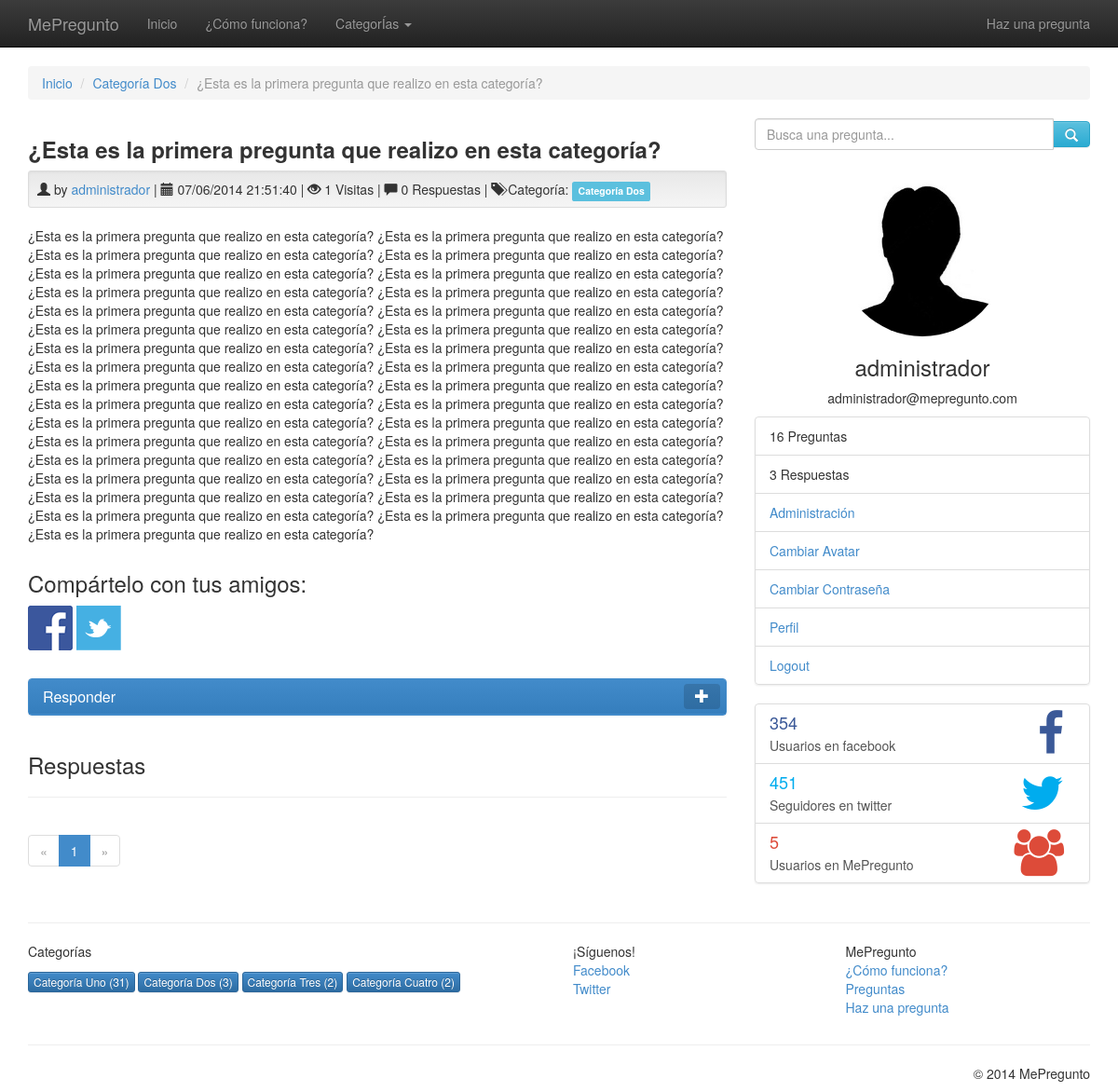
Screenshot of /pregunta.php?id=2 (signed in) with the database file from the repository.
### tables this page shows
CREATE TABLE IF NOT EXISTS `questions` (
  `idquestion` int(11) NOT NULL AUTO_INCREMENT,
  `question` text NOT NULL,
  `questiontext` text NOT NULL,
  `idcategory` int(11) NOT NULL,
  `idautor` int(11) NOT NULL,
  `datetime` datetime NOT NULL,
  `views` int(11) NOT NULL,
  PRIMARY KEY (`idquestion`),
  KEY `idcategory` (`idcategory`),
  KEY `idautor` (`idautor`)
);

CREATE TABLE IF NOT EXISTS `categories` (
  `idcategory` int(11) NOT NULL AUTO_INCREMENT,
  `name` varchar(25) NOT NULL,
  `description` text NOT NULL,
  PRIMARY KEY (`idcategory`)
);

CREATE TABLE IF NOT EXISTS `users` (
  `iduser` int(11) NOT NULL AUTO_INCREMENT,
  `nick` varchar(20) NOT NULL,
  `pass` varchar(32) NOT NULL,
  `mail` varchar(100) NOT NULL,
  `birthday` date DEFAULT NULL,
  `country` varchar(20) NOT NULL,
  `idpermission` int(11) NOT NULL,
  `avatar` varchar(100) NOT NULL,
  PRIMARY KEY (`iduser`,`nick`),
  UNIQUE KEY `iduser` (`iduser`)
);

### clases/clasecategorias.php (called while the page is built, shortened)
<?php
require_once 'claseconexion.php';
class categorias
{
    function getCategorias()
    {
        $query      = "select categories.idcategory, categories.name, COUNT(categories.idcategory) as total from categories INNER JOIN questions ON categories.idcategory=questions.idcategory GROUP BY categories.idcategory";
        $categorias = array();
        $miConexion = new conexion;
        if ($miConexion->conectar()) {
            $resultado = $miConexion->conexiondb->query($query);
            while ($filacat = $resultado->fetch_assoc()) {
                $categ             = new categorias;
                $categ->idcategory = $filacat['idcategory'];
                $categ->name       = $filacat['name'];
                $categ->total      = $filacat['total'];
                $categorias[]      = $categ;
            }
            return $categorias;
        }
    }
}
?>

### clases/claseconexion.php (called while the page is built, shortened)
<?php
class conexion
{
    var $baseDatos;
    var $servidor;
    var $usuario;
    var $clave;
    function conexion()
    {
        $this->baseDatos = $GLOBALS['basedatos'];
        $this->servidor  = $GLOBALS['servidor'];
        $this->usuario   = $GLOBALS['usuario'];
        $this->clave     = $GLOBALS['clave'];
    }
    function conectar()
    {
        $db = new MySQLi($this->servidor, $this->usuario, $this->clave, $this->baseDatos);
        $db->set_charset("utf8");
        if ($db->connect_errno) {
            return 0;
            $this->conexiondb = NULL;
        } else {
            $this->conexiondb = $db;
            return 1;
        }
    }
}
?>

### clases/clasepreguntas.php (called while the page is built, shortened)
<?php
require_once 'claseconexion.php';
class preguntas
{
    function getPreguntasById($idpregunta)
    {
        $query      = "SELECT * FROM questions INNER JOIN categories ON questions.idcategory=categories.idcategory INNER JOIN users ON questions.idautor=users.iduser WHERE questions.idquestion=" . $idpregunta;
        $pregunta   = new preguntas;
        $miConexion = new conexion;
        if ($miConexion->conectar()) {
            $resultado = $miConexion->conexiondb->query($query);
            while ($fila = $resultado->fetch_assoc()) {
                $pregunta               = new preguntas;
                $pregunta->idquestion   = $fila['idquestion'];
                $pregunta->question     = $fila['question'];
                $pregunta->questiontext = $fila['questiontext'];
                $pregunta->idautor      = $fila['idautor'];
                $pregunta->autor        = $fila['nick'];
                $pregunta->idcategory   = $fila['idcategory'];
                $pregunta->category     = $fila['name'];
                $pregunta->datetime     = $fila['datetime'];
                $pregunta->views        = $fila['views'];
            }
            return $pregunta;
        }
    }
}
?>

### clases/claserespuestas.php (called while the page is built, shortened)
<?php
require_once 'claseconexion.php';
class respuestas
{
    function getTotalRespuestas($idpregunta)
    {
        $query      = "SELECT count(idanswer) as total FROM answers WHERE idquestion=" . $idpregunta;
        $miConexion = new conexion;
        if ($miConexion->conectar()) {
            $resultado = $miConexion->conexiondb->query($query);
            while ($fila = $resultado->fetch_assoc()) {
                $total = $fila['total'];
            }
            return $total;
        }
    }
}
?>

### clases/claseusuarios.php (called while the page is built, shortened)
<?php
require_once 'claseconexion.php';
class usuarios
{
    function getPreguntasTotalUser($iduser)
    {
        $query = "SELECT COUNT(*) AS total FROM questions WHERE idautor=" . $iduser;
        $total      = 0;
        $miConexion = new conexion;
        if ($miConexion->conectar()) {
            $resultado = $miConexion->conexiondb->query($query);
            while ($fila = $resultado->fetch_assoc()) {
                $total = $fila['total'];
            }
            return $total;
        }
    }
    function getRespuestasTotalUser($iduser)
    {
        $query = "SELECT COUNT(*) AS total FROM answers WHERE idautor=" . $iduser;
        $total      = 0;
        $miConexion = new conexion;
        if ($miConexion->conectar()) {
            $resultado = $miConexion->conexiondb->query($query);
            while ($fila = $resultado->fetch_assoc()) {
                $total = $fila['total'];
            }
            return $total;
        }
    }
    function buscarUsuarioPorNick($nick)
    {
        $query = "SELECT * FROM users WHERE nick='" . $nick . "'";
        $miConexion = new conexion;
        if ($miConexion->conectar()) {
            $resultado = $miConexion->conexiondb->query($query);
            while ($filausr = $resultado->fetch_assoc()) {
                $user               = new usuarios;
                $user->iduser       = $filausr['iduser'];
                $user->nick         = $filausr['nick'];
                $user->mail         = $filausr['mail'];
                $user->birthday     = $filausr['birthday'];
                $user->country      = $filausr['country'];
                $user->idpermission = $filausr['idpermission'];
                $user->avatar       = $filausr['avatar'];
                $usuarios           = $user;
            }
            return $usuarios;
        }
    }
}
?>

### pregunta.php (the view, shortened to what this page needs)
<?php
include_once 'inc/cabecera.php';
require_once 'clases/clasepreguntas.php';
require_once 'clases/claserespuestas.php';
$pregunta = new preguntas;
$pregunta = $pregunta->getPreguntasById($_GET['id']);
$pregunta->addVistaPregunta($pregunta->idquestion, $pregunta->views);
$respuestas  = new respuestas;
?>
<!doctype html>
<html>
<head>
<?php
if (array_key_exists('pg', $_GET)) {
    $page = $_GET['pg'];
} else {
    $page = 0;
}
$total = $respuestas->getTotalRespuestas($_GET["id"]);
$max_num_paginas = intval($total / 10) + 1;
if (isset($_SESSION['usuario_nombre'])) {
?>
		<div class="row">
		<div class="col-lg-12">
			<ol class="breadcrumb">
				<li><a href="index.php">Inicio</a></li>
				<li><a href="categoria.php?id=<?php
    echo $pregunta->idcategory;
?>"><?php
    echo $pregunta->category;
?></a></li>
				 <li class="active"><?php
    echo $pregunta->question;
?></li>
			</ol>
		</div>
		</div>
			<div class="row">
			<div class="col-lg-8">
<div class="row">
<div class="col-md-12">
		<div class="row">
		<div class="col-md-12">
		<h3> <strong><?php
    echo $pregunta->question;
?></strong></h3>
		</div>
		</div>
		<div class="row">
		<div class="col-md-12">
			<div class="well well-sm">
			<span class="glyphicon glyphicon-user"></span> by <a href="perfil.php?id=<?php
    echo $pregunta->idautor;
?>"><?php
    echo $pregunta->autor;
?></a> |
			<span class="glyphicon glyphicon-calendar"> </span> <?php
    echo date_format(date_create($pregunta->datetime), "d/m/Y H:i:s");
?> |
			<span class="glyphicon glyphicon-eye-open"></span> <?php
    echo $pregunta->views;
?> Visitas |
			<span class="glyphicon glyphicon-comment"></span> <?php
    echo $total;
?> Respuestas |
			<span class="glyphicon glyphicon-tags"></span> Categor&iacute;a: <a href="categoria.php?id=<?php
    echo $pregunta->idcategory;
?>"><span class="label label-info">  <?php
    echo $pregunta->category;
?></span></a>
			</div>
		</div>
		</div>
		<div class="row">
		<div class="col-md-12">
			<p> <?php
    echo $pregunta->questiontext;
?> </p>
		</div>
		</div>
		<div class="row">
		<div class="col-md-12">
			<p class="pull-right"> <h3>Compártelo con tus amigos: </h3><a href="javascript:var dir=window.document.URL;var tit=window.document.title;var tit2=encodeURIComponent(tit);var dir2= encodeURIComponent(dir);javascript:window.open('http://www.facebook.com/share.php?u='+dir2+'&amp;t='+tit2+'','popup','width=500,height=350');" target="_blank"><img src="img/social/fb.png"></a>&nbsp;<a href="javascript:var dir=window.document.URL;var tit=window.document.title;var tit2=encodeURIComponent(tit);window.open('http://twitter.com/?status='+tit2+'%20'+dir+'','popup','width=500,height=250');" target="_blank"><img src="img/social/tw.png"></a></p>
			<br>
		</div>
		</div>
		<div class="row">
		<div class="col-md-12"> <div class="panel panel-primary"> <div class="panel-heading"> <h3 class="panel-title"> Responder</h3> <span class="pull-right clickable"><i class="glyphicon glyphicon-minus"></i></span> </div>
 </div> </div> </div>
		<div class="row">
		<div class="col-lg-12">
		<h3>Respuestas</h3>
		<hr>
		</div>
		</div>
</div>
</div>
	<div class="row">
			<div class="col-lg-12"><?php
    if ($page == 0) {
        echo '<ul class="pagination"><li class="disabled"><a href="#">&laquo;</a></li>';
    } else {
        echo '<ul class="pagination"><li><a href="pregunta.php?id=' . $_GET["id"] . '&pg=' . ($page - 1) . '">&laquo;</a></li>';
    }
    for ($i = 0; $i < $max_num_paginas; $i++) {
        if ($i != $page) {
            echo '<li><a href="pregunta.php?id=' . $_GET["id"] . '&pg=' . ($i) . '">' . ($i + 1) . '</a></li>';
        } else {
            echo '<li class="active"><a href="pregunta.php?id=' . $_GET["id"] . '&pg=' . ($i) . '">' . ($i + 1) . '</a></li>';
        }
    }
    if ($page + 1 != $max_num_paginas) {
        echo '<li><a href="pregunta.php?id=' . $_GET["id"] . '&pg=' . ($page + 1) . '">&raquo;</a></li></ul>';
    } else {
        echo '<li class="disabled"><a href="#">&raquo;</a></li></ul>';
    }
?>
</div></div>	</div>
<?php
} else {
    echo "<div class='row'><div class='col-lg-8'><div class='alert alert-info'><p>Estás accediendo a una página restringida, para ver su contenido debes estar registrado.</p><a href='registro.php'><b>Registrarme</b></a> o <a href='index.php'><b>Identifícate</b></a></div></div>";
}
include 'inc/sidebar.php';
include 'inc/pie.php';
?>

### inc/login.php (shortened to what this page needs)
<?php
if ($_SERVER['PHP_SELF'] != "/MePregunto/inc/login.php") {
    require_once 'clases/claseusuarios.php';
} else {
    require_once '../clases/claseusuarios.php';
}
if (isset($_SESSION['usuario_nombre'])) {
    $datos = new usuarios;
    $datos = $datos->buscarUsuarioPorNick($_SESSION['usuario_nombre']);
    echo "
			<div class='profile'>
				<center><img src='" . $datos->avatar . "' alt='...' width='180' height='180' class='img-circle'>
				<p><h3>" . $datos->nick . "</h3></p>
				<p>" . $datos->mail . "</p></center>
			</div>
			<ul class='list-group'>
				<li class='list-group-item'>" . $datos->getPreguntasTotalUser($datos->iduser) . " Preguntas</li>
				<li class='list-group-item'>" . $datos->getRespuestasTotalUser($datos->iduser) . " Respuestas</li>";
    if ($_SESSION['usuario_permiso'] == 2) {
        echo "<li class='list-group-item'><a href='admin.php'>Administración</a></li>";
    }
    echo "<li class='list-group-item'><a href='cambiar_avatar.php'>Cambiar Avatar</a></li>
				<li class='list-group-item'><a href='cambiar_contrasena.php'>Cambiar Contraseña</a></li>
				<li class='list-group-item'><a href='perfil.php?id=" . $datos->iduser . "'>Perfil</a></li>
				<li class='list-group-item'><a href='inc/logout.php'>Logout</a></li>
			</ul>
		";
} else if (isset($_SESSION['usuario_permiso'])) {
    if ($_SESSION['usuario_permiso'] == 0) {
        $cadena = "<div class='form-group'><h4 class='text-danger'>USUARIO BANEADO</h4></div>
		<div class='panel panel-info'>
  <div class='panel-heading'><h3 class='panel-title'><strong>Indentifícate (<a href='registro.php'>Regístrate</a>)</strong></h3></div>
  <div class='panel-body' >
<div class='form-group'><label for='usuario'>Usuario</label><input type='text' class='form-control' id='usuario' name='usuario' placeholder='Usuario'></div><div class='form-group'><label for='clave'>Contraseña </label><input type='password' class='form-control' id='clave' name='clave' placeholder='Contraseña'></div><button type='button' id='btnLogin' class='btn btn-sm btn-default'>Entrar</button>
  </div>
</div>";
    }
}
?>

### inc/pie.php (shortened to what this page needs)
</div>
<footer>
<div class="row">
<div class="col-lg-12">
<?php
require_once 'clases/clasecategorias.php';
$listadofooter = new categorias;
$acumulador    = "";
?>
</div>
</div>
			<div class="row">
				<div class="col-lg-12">
				<hr>
				</div>
			</div>
			<div class="row">
				<div class="col-md-6">
					<ul class="list-unstyled">
						<li>Categor&iacute;as<li>
					</ul>
					<?php
foreach ($listadofooter->getCategorias() as $clave => $valor) {
    $acumulador .= "<a href='categoria.php?id=" . $valor->idcategory . "'><button type='button' class='btn btn-primary btn-xs'>" . $valor->name . " (" . $valor->total . ")</button></a>&nbsp;";
}
if ($acumulador != "") {
    echo "<p>" . $acumulador . "</p>";
}
?>
				</div>
				<div class="col-md-3">
					<ul class="list-unstyled">
						<li>¡S&iacute;guenos!<li>
						<li><a href="#">Facebook</a></li>
						<li><a href="#">Twitter</a></li>
					</ul>
				</div>
				<div class="col-md-3">
					<ul class="list-unstyled">
						<li>MePregunto<li>
						<li><a href="como-funciona.php">¿C&oacute;mo funciona?</a></li>
						<li><a href="index.php">Preguntas</a></li>
						<li><a href="nueva-pregunta.php">Haz una pregunta</a></li>
					</ul>
				</div>
			</div>
			<hr>
			<div class="row">
			<div class="col-lg-12">
			<p class="muted pull-right">© 2014 MePregunto</p>
				</div></div>
		</footer>
		</div>
</body>
</html>

### css/estilo.css (style rules this page uses)
a { transition: all .3s ease;-webkit-transition: all .3s ease;-moz-transition: all .3s ease;-o-transition: all .3s ease; }
.clickable { cursor: pointer; }
.clickable .glyphicon { background: rgba(0, 0, 0, 0.15); display: inline-block; padding: 6px 12px; border-radius: 4px }
.panel-heading span { margin-top: -23px; font-size: 15px; margin-right: -9px; }

### rows the page displays
questions: idcategory.name "Categoría Dos", question "¿Esta es la primera pregunta que realizo en esta categoría?", users.nick "administrador", datetime "07/06/2014 21:51:40", views "1", questiontext "¿Esta es la primera pregunta que realizo en esta categoría? ¿Esta es la primera pregunta que realizo en esta categoría? ¿Esta es la primera pregunta que realizo en esta categoría? ¿Esta es la primera pregunta que realizo en esta categoría? ¿Esta es la primera pregunta que realizo en esta categoría? ¿Esta es la primera pregunta que realizo en esta categoría? ¿Esta es la primera pregunta que realizo en esta categoría? ¿Esta es la primera pregunta que realizo en esta categoría? ¿Esta es la primera pregunta que realizo en esta categoría? ¿Esta es la primera pregunta que realizo en esta categoría? ¿Esta es la primera pregunta que realizo en esta categoría? ¿Esta es la primera pregunta que…"
users: avatar (placeholder picture), nick "administrador", mail "administrador@mepregunto.com"
categories: name "Categoría Uno"
categories: name "Categoría Dos"
categories: name "Categoría Tres"
categories: name "Categoría Cuatro"

### other values shown
$total "0"
$datos->getPreguntasTotalUser($datos->iduser) "16"
$datos->getRespuestasTotalUser($datos->iduser) "3"
$usuarios->getUsersTotal() "5"
$valor->total "31 3 2 2"
